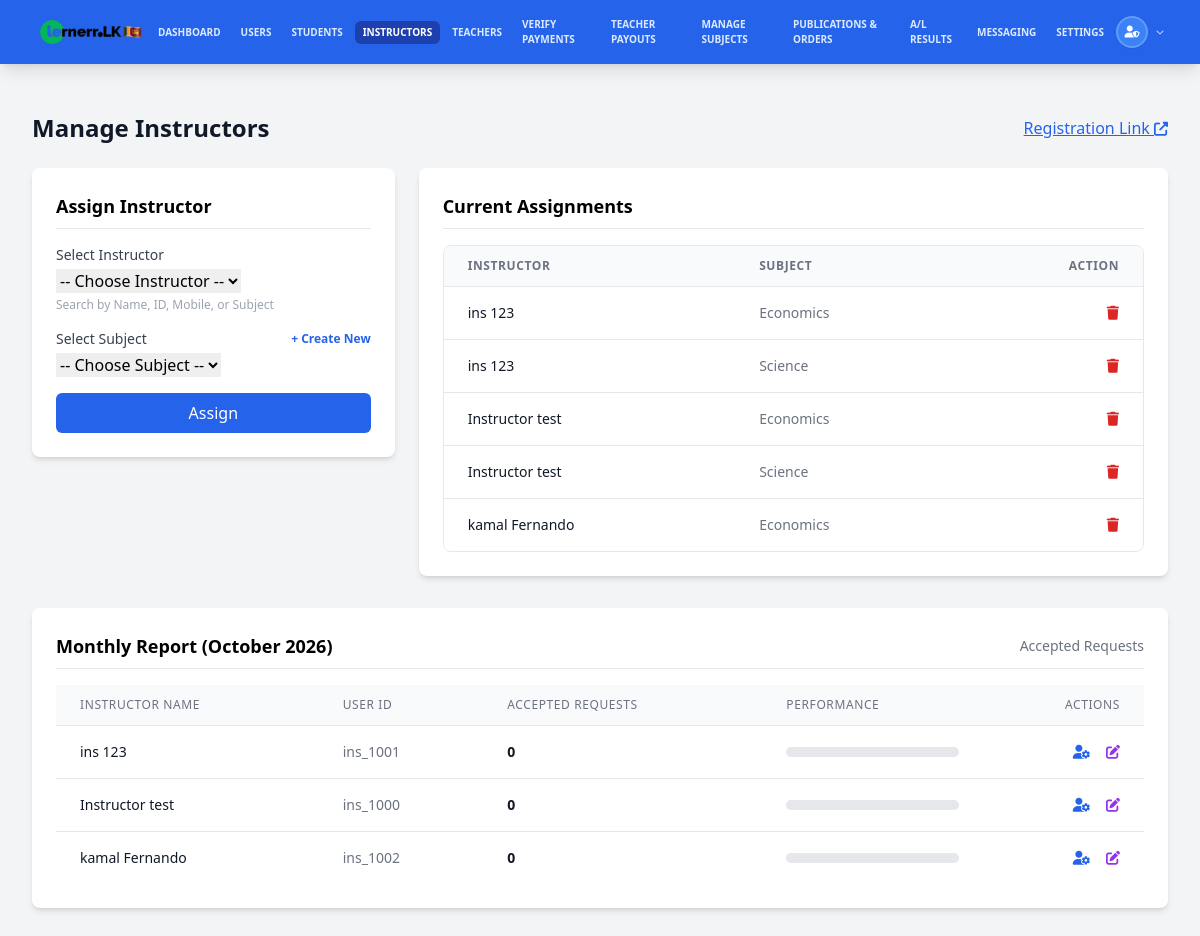
The page /admin/manage_instructors (signed in) on the database its author committed.
### tables this page shows
CREATE TABLE `instructor_subjects` (
  `id` int(11) NOT NULL,
  `instructor_id` varchar(20) NOT NULL COMMENT 'Link to users.user_id',
  `subject_id` int(11) NOT NULL COMMENT 'Link to subjects.id',
  `assigned_at` timestamp NOT NULL DEFAULT current_timestamp()
);

CREATE TABLE `users` (
  `user_id` varchar(20) NOT NULL COMMENT 'Unique user ID (e.g., stu_0001, tea_1000, adm_1000)',
  `email` varchar(255) DEFAULT NULL,
  `password` varchar(255) NOT NULL COMMENT 'Hashed password',
  `role` enum('student','teacher','instructor','admin') NOT NULL DEFAULT 'student' COMMENT 'User role: student, teacher, instructor, admin',
  `first_name` varchar(100) DEFAULT NULL COMMENT 'First name',
  `second_name` varchar(100) DEFAULT NULL COMMENT 'Last name',
  `dob` date DEFAULT NULL COMMENT 'Date of birth',
  `school_name` varchar(200) DEFAULT NULL COMMENT 'School name',
  `exam_year` int(4) DEFAULT NULL COMMENT 'Exam year (e.g., 2024)',
  `closest_town` varchar(100) DEFAULT NULL COMMENT 'Closest town',
  `district` varchar(100) DEFAULT NULL COMMENT 'District',
  `address` text DEFAULT NULL COMMENT 'Full address',
  `nic_no` varchar(20) DEFAULT NULL COMMENT 'NIC number',
  `mobile_number` varchar(20) DEFAULT NULL COMMENT 'Mobile phone number',
  `whatsapp_number` varchar(20) DEFAULT NULL COMMENT 'WhatsApp number',
  `gender` enum('male','female') DEFAULT NULL COMMENT 'Gender',
  `profile_picture` varchar(255) DEFAULT NULL COMMENT 'Path to profile picture',
  `registering_date` date NOT NULL COMMENT 'Date of registration',
  `status` tinyint(1) NOT NULL DEFAULT 1 COMMENT 'Account status: 1=active, 0=inactive',
  `approved` tinyint(1) NOT NULL DEFAULT 0 COMMENT 'Approval status: 1=approved, 0=not approved',
  `al_details_requested` tinyint(1) DEFAULT 0,
  `verification_method` varchar(20) DEFAULT 'none' COMMENT 'Verification method: nic, mobile, none',
  `created_at` timestamp NOT NULL DEFAULT current_timestamp() COMMENT 'Record creation timestamp',
  `updated_at` timestamp NOT NULL DEFAULT current_timestamp() ON UPDATE current_timestamp() COMMENT 'Record update timestamp',
  `session_token` varchar(64) DEFAULT NULL COMMENT 'Session token for single login',
  `session_created_at` datetime DEFAULT NULL COMMENT 'Session creation timestamp',
  `commission_rate` decimal(5,2) DEFAULT 75.00,
  `requested_commission_rate` decimal(5,2) DEFAULT 75.00,
  `rating` decimal(3,2) DEFAULT 0.00,
  `hourly_rate` decimal(10,2) DEFAULT 0.00,
  `rating_count` int(11) DEFAULT 0,
  `total_rating` decimal(12,2) DEFAULT 0.00
);

CREATE TABLE `subjects` (
  `id` int(11) NOT NULL COMMENT 'Primary Key',
  `name` varchar(100) NOT NULL COMMENT 'Subject name (e.g., "Science", "Mathematics", "English")',
  `code` varchar(20) DEFAULT NULL COMMENT 'Optional subject code (e.g., "SCI", "MATH")',
  `description` text DEFAULT NULL COMMENT 'Optional description of the subject',
  `status` tinyint(1) NOT NULL DEFAULT 1 COMMENT 'Status: 1=active, 0=inactive',
  `created_at` timestamp NOT NULL DEFAULT current_timestamp() COMMENT 'Record creation timestamp',
  `updated_at` timestamp NOT NULL DEFAULT current_timestamp() ON UPDATE current_timestamp() COMMENT 'Record update timestamp'
);

### admin/manage_instructors.php (the view, shortened to what this page needs)
<?php
require_once '../config.php';
$current_month = date('Y-m');
$report_query = "
    SELECT
        u.user_id,
        CONCAT(u.first_name, ' ', u.second_name) as name,
        COUNT(ir.id) as total_accepted
    FROM users u
    LEFT JOIN instructor_requests ir ON u.user_id = ir.accepted_by
        AND DATE_FORMAT(ir.accepted_at, '%Y-%m') = ?
        AND ir.status = 'accepted'
    WHERE u.role = 'instructor' AND u.status = 1
    GROUP BY u.user_id
    ORDER BY total_accepted DESC
";
$stmt = $conn->prepare($report_query);
$stmt->bind_param("s", $current_month);
$stmt->execute();
$report_data = $stmt->get_result()->fetch_all(MYSQLI_ASSOC);
$assignments_query = "
    SELECT
        is_sub.id,
        u.first_name, u.second_name,
        s.name as subject_name, s.code
    FROM instructor_subjects is_sub
    JOIN users u ON is_sub.instructor_id = u.user_id
    JOIN subjects s ON is_sub.subject_id = s.id
    ORDER BY u.first_name, s.name
";
$assignments = $conn->query($assignments_query)->fetch_all(MYSQLI_ASSOC);
?>
<!DOCTYPE html>
<html lang="en">
<head>
    <script src="https://cdn.tailwindcss.com"></script>
    <link href="https://cdnjs.cloudflare.com/ajax/libs/font-awesome/6.0.0/css/all.min.css" rel="stylesheet">
    <link href="https://cdn.jsdelivr.net/npm/tom-select@2.2.2/dist/css/tom-select.css" rel="stylesheet">
</head>
<body class="bg-gray-100">
    <?php include 'header.php'; ?>
    <div class="max-w-7xl mx-auto py-6 sm:px-6 lg:px-8">
        <div class="px-4 py-6 sm:px-0">
             <div class="flex items-center justify-between mb-6">
                <h1 class="text-2xl font-bold text-gray-900">Manage Instructors</h1>
                <a href="../instructor_register.php" target="_blank" class="text-blue-600 hover:text-blue-800 underline">
                    Registration Link <i class="fas fa-external-link-alt text-sm"></i>
                </a>
            </div>
            <div class="grid grid-cols-1 lg:grid-cols-3 gap-6 mb-8">
                <div class="bg-white p-6 rounded-lg shadow-md h-fit">
                    <h2 class="text-lg font-bold mb-4 border-b pb-2">Assign Instructor</h2>
                    <form method="POST" action="">
                        <div class="mb-4">
                            <label class="block text-sm font-medium text-gray-700 mb-1">Select Instructor</label>
                            <select id="instructor_select" name="instructor_id" required>
                                <option value="">-- Choose Instructor --</option>
                            </select>
                            <p class="text-xs text-gray-400 mt-1">Search by Name, ID, Mobile, or Subject</p>
                        </div>
                        <div class="mb-4">
                            <div class="flex justify-between items-center mb-1">
                                <label class="block text-sm font-medium text-gray-700">Select Subject</label>
                                <button type="button" onclick="showNewSubjectModal()" class="text-xs text-blue-600 hover:underline font-bold">+ Create New</button>
                            </div>
                            <select id="subject_select" name="subject_id" required>
                                <option value="">-- Choose Subject --</option>
                            </select>
                        </div>
                        <button type="submit" name="assign_instructor" class="w-full bg-blue-600 text-white py-2 rounded-md hover:bg-blue-700 transition">Assign</button>
                    </form>
                </div>
                <div class="lg:col-span-2 bg-white p-6 rounded-lg shadow-md">
                    <h2 class="text-lg font-bold mb-4 border-b pb-2">Current Assignments</h2>
                    <div class="overflow-x-auto max-h-80 overflow-y-auto border rounded-lg">
                        <table class="min-w-full divide-y divide-gray-200">
                            <thead class="bg-gray-50 sticky top-0 z-10">
                                <tr>
                                    <th class="px-6 py-3 text-left text-xs font-bold text-gray-500 uppercase tracking-wider bg-gray-50">Instructor</th>
                                    <th class="px-6 py-3 text-left text-xs font-bold text-gray-500 uppercase tracking-wider bg-gray-50">Subject</th>
                                    <th class="px-6 py-3 text-right text-xs font-bold text-gray-500 uppercase tracking-wider bg-gray-50">Action</th>
                                </tr>
                            </thead>
                            <tbody class="bg-white divide-y divide-gray-200">
                                <?php foreach ($assignments as $asg): ?>
                                <tr>
                                    <td class="px-6 py-4 whitespace-nowrap text-sm font-medium text-gray-900">
                                        <?php echo htmlspecialchars($asg['first_name'] . ' ' . $asg['second_name']); ?>
                                    </td>
                                    <td class="px-6 py-4 whitespace-nowrap text-sm text-gray-500">
                                        <?php echo htmlspecialchars($asg['subject_name']); ?>
                                    </td>
                                    <td class="px-6 py-4 whitespace-nowrap text-right text-sm font-medium">
                                        <form method="POST" action="" onsubmit="return confirm('Remove this assignment?');" class="inline">
                                            <button type="submit" name="remove_assignment" class="text-red-600 hover:text-red-900">
                                                <i class="fas fa-trash"></i>
                                            </button>
                                        </form>
                                    </td>
                                </tr>
                                <?php endforeach; ?>
                            </tbody>
                        </table>
                    </div>
                </div>
            </div>
            <div class="bg-white p-6 rounded-lg shadow-md">
                <div class="flex justify-between items-center mb-4 border-b pb-2">
                    <h2 class="text-lg font-bold">Monthly Report (<?php echo date('F Y'); ?>)</h2>
                    <span class="text-sm text-gray-500">Accepted Requests</span>
                </div>
                <div class="overflow-x-auto">
                    <table class="min-w-full divide-y divide-gray-200">
                        <thead class="bg-gray-50">
                            <tr>
                                <th class="px-6 py-3 text-left text-xs font-medium text-gray-500 uppercase tracking-wider">Instructor Name</th>
                                <th class="px-6 py-3 text-left text-xs font-medium text-gray-500 uppercase tracking-wider">User ID</th>
                                <th class="px-6 py-3 text-left text-xs font-medium text-gray-500 uppercase tracking-wider">Accepted Requests</th>
                                <th class="px-6 py-3 text-left text-xs font-medium text-gray-500 uppercase tracking-wider">Performance</th>
                                <th class="px-6 py-3 text-right text-xs font-medium text-gray-500 uppercase tracking-wider">Actions</th>
                            </tr>
                        </thead>
                        <tbody class="bg-white divide-y divide-gray-200">
                            <?php foreach ($report_data as $row): ?>
                            <tr>
                                <td class="px-6 py-4 whitespace-nowrap text-sm font-medium text-gray-900">
                                    <?php echo htmlspecialchars($row['name']); ?>
                                </td>
                                <td class="px-6 py-4 whitespace-nowrap text-sm text-gray-500">
                                    <?php echo htmlspecialchars($row['user_id']); ?>
                                </td>
                                <td class="px-6 py-4 whitespace-nowrap text-sm text-gray-900 font-bold">
                                    <?php echo $row['total_accepted']; ?>
                                </td>
                                <td class="px-6 py-4 whitespace-nowrap">
                                    <div class="w-full bg-gray-200 rounded-full h-2.5 max-w-xs">
                                    </div>
                                </td>
                                <td class="px-6 py-4 whitespace-nowrap text-right text-sm font-medium">
                                    <a href="users.php?search=<?php echo urlencode($row['user_id']); ?>" class="text-blue-600 hover:text-blue-900 mr-3" title="View in Users">
                                        <i class="fas fa-user-cog"></i>
                                    </a>
                                    <a href="edit_user.php?user_id=<?php echo urlencode($row['user_id']); ?>" class="text-purple-600 hover:text-purple-900" title="Edit Instructor">
                                        <i class="fas fa-edit"></i>
                                    </a>
                                </td>
                            </tr>
                            <?php endforeach; ?>
                        </tbody>
                    </table>
                </div>
            </div>
</body>
</html>

### rows shown on the page
instructor_subjects: users.first_name+second_name "ins 123", subject.name "Economics"
instructor_subjects: users.first_name+second_name "ins 123", subject.name "Science"
instructor_subjects: users.first_name+second_name "Instructor test", subject.name "Economics"
instructor_subjects: users.first_name+second_name "Instructor test", subject.name "Science"
instructor_subjects: users.first_name+second_name "kamal Fernando", subject.name "Economics"
users: name "ins 123", user_id "ins_1001", total_accepted "0"
users: name "Instructor test", user_id "ins_1000", total_accepted "0"
users: name "kamal Fernando", user_id "ins_1002", total_accepted "0"
